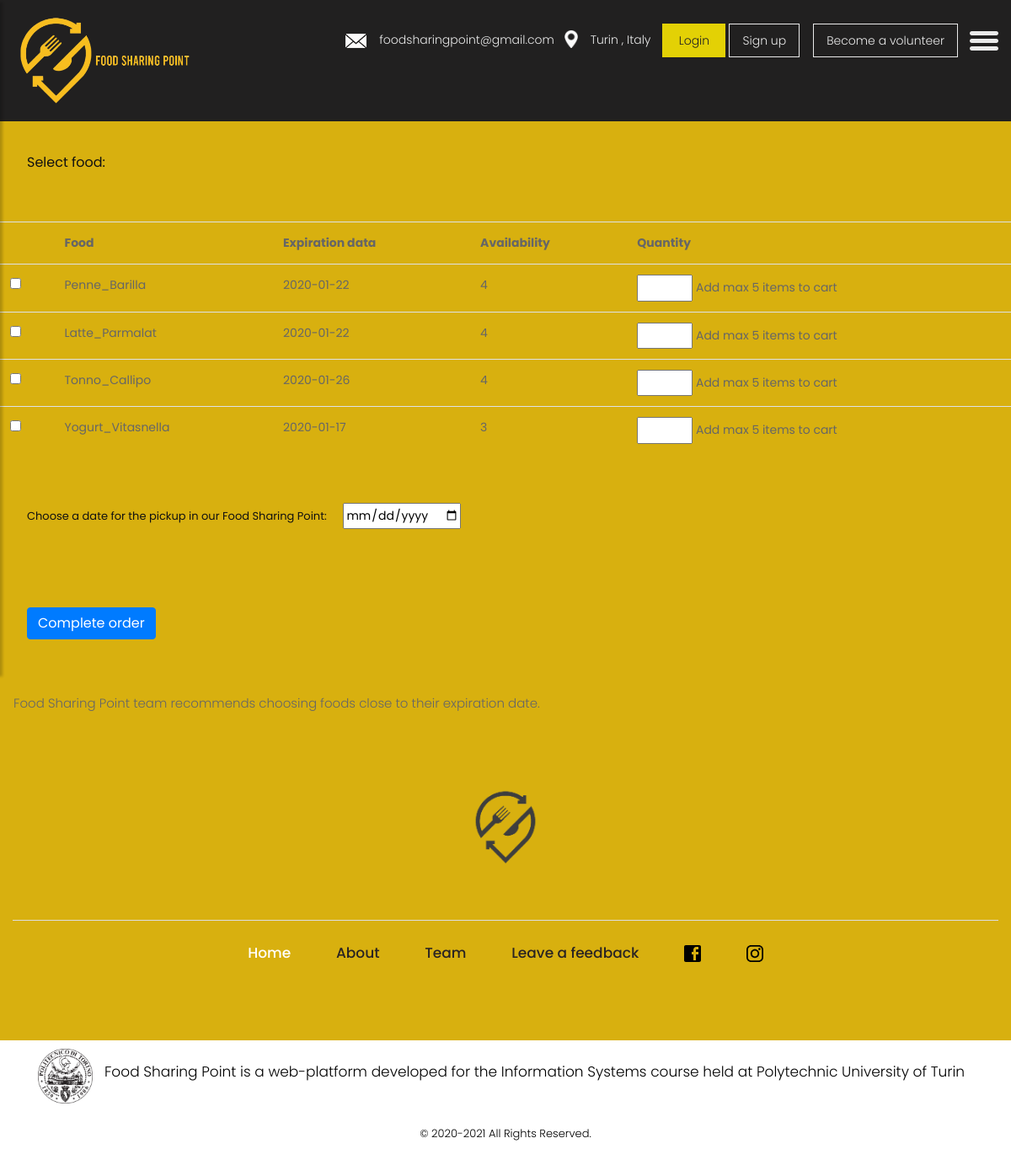
The app's page /foodavailable/Auchan with its own data.
### fds/models.py (models this page shows)
class FoodAvailable(db.Model):
    __tablename__ = 'food available'
    id = db.Column(db.Integer(), primary_key=True, autoincrement=True)  #aumenta l'id
    type = db.Column(db.String())
    expired_data=db.Column(db.DateTime)
    point= db.Column(db.String(64), db.ForeignKey('points.name'))
    availability=db.Column(db.Integer, nullable=False)

### fds/routes.py (the view, shortened to what this page needs)
@app.route('/foodavailable/<point>', methods=['GET', 'POST'])
def foodavailable(point):
    global point_selected
    point_selected=point
    if current_user.is_authenticated:
        bonus=current_user.bonus
    else:
        bonus=None
    foodavailable = [food.type for food in FoodAvailable.query.filter_by(point=point).all()]
    dates= [food.expired_data for food in FoodAvailable.query.filter_by(point=point).all()]
    datees=[d.strftime('%Y-%m-%d') for d in dates]
    availabilities=[food.availability for food in FoodAvailable.query.filter_by(point=point).all()]
    items=[[x,unicode(y),z,u] for x,y,z,u in zip(foodavailable,datees,dates,availabilities)]
    flag_noproduct=True
    form=CompleteOrderForm()
    global food_booked
    global quantity_booked
    food_booked=[]
    quantity_booked=[]
    return render_template('foodavailable.html',title='Book food | FSP',foodavailable=foodavailable,dates=dates,availabilities=availabilities,form=form,flag_access_as_volunteer=flag_access_as_volunteer,bonus=bonus,items=items)

### fds/forms.py
class CompleteOrderForm(FlaskForm):
    number=IntegerField('Unit')
    order_date = DateField('Pick up Date',validators=[DataRequired()])
    submit = SubmitField('Complete order')

### fds/templates/foodavailable.html (shortened to what this page needs)
{% if current_user.is_authenticated %}
    {% if current_user.volunteer %}
        {% if flag_access_as_volunteer %}
    {% extends "navbar_volunteer.html" %}
                    {% else %}
                {% extends "dashboard.html" %}
            {% endif %}
        {% else %}
    {% extends "dashboard.html" %}
                    {% endif %}
{% else %}
    {% extends "layout.html" %}
{% endif %}
{% block footer %}
    <h4 style="margin-bottom: 3rem;margin-left: 2rem;margin-right: 1rem">Select food:</h4>
                            <form method ="post" action=" ">
    <table class="table">
      <tr>
          <th></th>
    <th>Food</th>
          <th>Expiration data</th>
              <th>Availability</th>
    <th>Quantity</th>
  </tr>
     {% for food,dates,data,avail in items %}
        <tr>                 <td><input name="{{food}}" type="checkbox" value="on">
        </td>         <td>{{ food }}</td>
        <td>{{ dates }}</td>
            <td>{{ avail }}</td>
                <td> <input class="about_box" type="number" name="box_{{ food }}" min="1" max="5">
                  <span  style="background-color:transparent;border:0px solid white;"> Add max 5 items to cart</span>
                 </td></tr>
            {% endfor %}
    </table>
                            <div style="margin-right: 5rem">
                                <label><h6 style="margin-top: 3rem;margin-left: 2rem;margin-right: 1rem">Choose a date for the pickup in our Food Sharing Point:           </h6></label>
                                {{ form.order_date }}
                                </div>
<div style="margin-top: 5rem;margin-bottom: 1rem;margin-left: 2rem;margin-right: 1rem">
            {{ form.submit(class='btn btn-primary') }}
                            </div>
                            </form>
    <p class="font-weight-light" style="margin-top: 4rem;margin-left: 1rem;margin-right: 1rem" >Food Sharing Point team recommends choosing foods close to their expiration date.</p>
{% endblock %}

### fds/templates/layout.html (shortened to what this page needs)
<!DOCTYPE html>
<html lang="en">
<head>
    <link rel="stylesheet" href="{{ url_for('static', filename='css/bootstrap.min.css') }}"/>
    <link rel="stylesheet" href="{{ url_for('static', filename='css/owl.carousel.min.css') }}"/>
    <link rel="stylesheet" href="{{ url_for('static', filename='css/style.css') }}"/>
    <link rel="stylesheet" href="{{ url_for('static', filename='css/responsive.css') }}"/>
    <link rel="stylesheet" href="https://cdnjs.cloudflare.com/ajax/libs/font-awesome/4.7.0/css/font-awesome.min.css">
</head>
<body class="main-layout">
<div class="wrapper">
    <div id="content">
        <header>
            <div class="container-fluid">
                <div class="row">
                    <div class="col-md-3">
                        <div class="full">
                            <a class="logo" href="{{ url_for('index') }}"><img width="220" height="220"
                                                                               src="{{ url_for('static', filename='images/logo.png') }}"
                            /></a>
                        </div>
                    </div>
                    <div class="col-md-9">
                        <div class="full">
                            <div class="right_header_info">
                                <ul>
                                    <li class="dinone"><img style="margin-right: 15px;"
                                                            src="{{ url_for('static', filename='images/mail_icon.png') }}""
                                        alt="#"><a>foodsharingpoint@gmail.com</a></li>
                                    <li class="dinone"><img
                                            style="margin-right: 15px;height: 21px;position: relative;top: -2px;"
                                            src="{{ url_for('static', filename='images/location_icon.png') }}"
                                            alt="#"><a>Turin , Italy</a></li>
                                    <li class="button_user" ><a class="button active"
                                                               href="{{ url_for('login') }}">Login</a><a class="button"
                                                                                                         href="{{ url_for('signup') }}">Sign
                                        up</a></li>
                            <li class="button_user"><a href="{{ url_for('volunteerpage') }}">Become a volunteer</a></li>
                                    <li>
                                        <button type="button" id="sidebarCollapse">
                                            <img src="{{ url_for('static', filename='images/menu_icon.png') }}""
                                            alt="#">
                                        </button>
                                    </li>
                                </ul>
                            </div>
                        </div>
                    </div>
                </div>
            </div>
        </header>
        <fooetr>
            <div class="footer">{% block footer %}{% endblock %}
                <div class="container-fluid">
                    <div class="row">
                        <div class="col-md-12">
                            <div class="footer_logo">
                                <a href="{{ url_for("index") }}"><img width="190" height="190"
                                                          src="{{ url_for('static', filename='images/logo1.png') }}""
                                    alt="logo" /></a>
                            </div>
                        </div>
                        <div class="col-md-12">
                            <ul class="lik">
                                <li class="active"><a href="index">Home</a></li>
                                <li><a href="about">About</a></li>
                                <li><a href="team">Team</a></li>
                                <li><a href="contactus">Leave a feedback</a></li>
                                <li><a href="https://www.facebook.com/Food-Sharing-Point-104304901572327" target="_blank"><img
                                        width="20" height="20"
                                        src="{{ url_for('static', filename='images/fb.svg') }}""
                                    alt="logo" /></a></li>
                                <li><a href="https://www.instagram.com/foodsharingpoint/" target="_blank"><img width="20" height="20"
                                                                                               src="{{ url_for('static', filename='images/instagram.svg') }}""
                                    alt="logo" /></a></li>
                            </ul>
                        </div>
                    </div>
                </div>
                <div class="copyright">
                    <div class="container">
                        <div style="float: left; margin-right: 4px"><img style="margin-top: 10px" width="65" height="65"
                                                                         src="{{ url_for('static', filename='images/poli.png') }}">
                        </div>
                        <p align="left">Food Sharing Point is a web-platform developed for the Information Systems
                            course
                            held at Polytechnic University of Turin</p>
                        <p style="font-size:13px">© 2020-2021 All Rights Reserved.</p>
                    </div>
                </div>
            </div>
        </fooetr>
    </div>
</div>
</body>
</html>

### fds/static/css/style.css (style rules this page uses)
body { color: #666666; font-size: 14px; font-family: 'poppins', sans-serif; line-height: 1.80857; font-weight: normal; }
a { color: #1f1f1f; text-decoration: none !important; outline: none !important; -webkit-transition: all .3s ease-in-out; -moz-transition: all .3s ease-in-out; -ms-transition: all .3s ease-in-out; -o-transition: all .3s ease-in-out; transition: all .3s ease-in-out; }
h1, h2, h3, h4, h5, h6 { letter-spacing: 0; font-weight: normal; position: relative; padding: 0 0 10px 0; font-weight: normal; line-height: normal; color: #111111; margin: 0 }
h4 { font-size: 16px }
h6 { font-size: 13px }
*, *::after, *::before { -webkit-box-sizing: border-box; -moz-box-sizing: border-box; box-sizing: border-box; }
ul, li, ol { margin: 0px; padding: 0px; list-style: none; }
p { margin: 0px; font-weight: 300; font-size: 15px; line-height: 24px; }
a { color: #222222; text-decoration: none; outline: none !important; }
a, .btn { text-decoration: none !important; outline: none !important; -webkit-transition: all .3s ease-in-out; -moz-transition: all .3s ease-in-out; -ms-transition: all .3s ease-in-out; -o-transition: all .3s ease-in-out; transition: all .3s ease-in-out; }
img { max-width: 100%; height: auto; }
button { border: 0; margin: 0; padding: 0; cursor: pointer; }
.full { float: left; width: 100%; }
.full { width: 100%; float: left; margin: 0; padding: 0; }
header { min-height: 90px; background: #212020; padding: 15px 0; position: fixed; width: 100%; top: 0; left: 0; z-index: 998; }
header .container-fluid { max-width: 1850px; }
.right_header_info { width: 100%; float: left; padding: 20px 0 0; }
.right_header_info ul { list-style: none; padding: 0; margin: 0; float: right; }
.right_header_info ul li { display: inline; font-size: 16px; margin-left: 45px; color: #eaeaea; font-weight: 400; float: left; }
.right_header_info ul li a { color: #eaeaea; font-weight: 300; }
.button_user a { float: left; min-width: 75px; height: 35px; text-align: center; line-height: 35px; position: relative; top: -3px; padding: 0 15px; margin: 0 2px; }
.button_user a { float: left; min-width: 75px; height: 40px; text-align: center; line-height: 38px; position: relative; top: -7px; padding: 0 15px; margin: 0 2px; border: solid #eaeaea 1px; }
.button_user a:hover, .button_user a:focus, .button_user a.active { background: #e3d105; color: #fff; border-color: #e3d105; color: #222; }
#sidebarCollapse { background: transparent; }
.footer { background: #d8b00f; padding-top:90px; margin-top: 90px; }
.footer_logo { margin-top: 40px; text-align: center; border-bottom: #ddd solid 1px; padding-bottom: 15px; margin-bottom: 15px; }
ul.lik { text-align: center; margin-top: 10px; }
ul.lik li { display: inline-block; }
ul.lik li a { color: #292323; font-size: 17px; line-height: 27px; padding: 0px 25px; font-weight: 500; }
ul.lik li.active a { color: #fff; }
.copyright { background: #fff; margin-top: 90px; }
.copyright p { color: #000; text-align: center; padding: 25px 0px; font-size: 17px; }
#sidebarCollapse { background: transparent; padding: 0; border: none; }

### fds/static/css/responsive.css (style rules this page uses)
@media (min-width: 1200px) and (max-width: 1500px) { .right_header_info ul li { font-size: 14px; margin-left: 12px; } }

### records on screen
FoodAvailable: type "Penne_Barilla", expired_data "2020-01-22", availability "4"
FoodAvailable: type "Latte_Parmalat", expired_data "2020-01-22", availability "4"
FoodAvailable: type "Tonno_Callipo", expired_data "2020-01-26", availability "4"
FoodAvailable: type "Yogurt_Vitasnella", expired_data "2020-01-17", availability "3"
